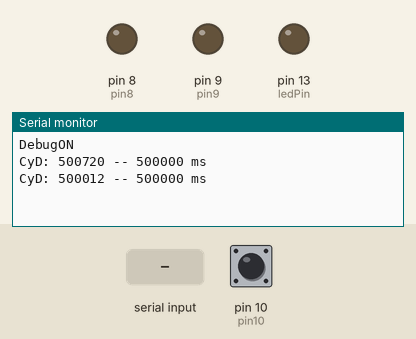
Bench run of a sketch on a simulated Arduino Uno, built with avr-gcc and run on an emulated ATmega328P. Shown: output pins drawn as LEDs (lit = HIGH), the last lines printed to the serial monitor. Inputs (shaded band) come from the test bench; at power-on: pin 10 (pin10) HIGH.

Above: at 1.2 s.
1.3 s: "90,45\n" received over Serial
At 1.46 s:
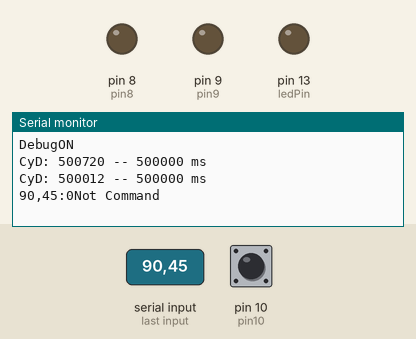
2.8 s: "10\n" received over Serial
At 2.96 s:
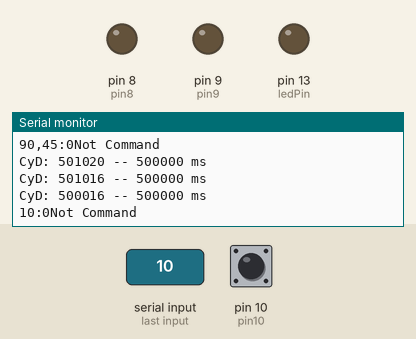
Timing chart, 0 to 5.8 s (numbered marks = the images above; inputs shaded):
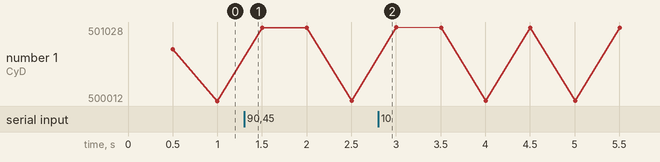

The sketch:

grinding_main.ino
```cpp
#include "my_var.h"
#include "debounce.h"
#include "procedures.h"


void setup() {

 Serial.begin(9600);
 Serial.setTimeout(0);
 Serial.println(FPSTR(DebugON));
   /*/ Настраиваем 8-й пин как выход */
  pinMode(pin8, OUTPUT);
  pinMode(pin9, OUTPUT);
  /*  Настраиваем пин светодиода как выход */
  pinMode(ledPin, OUTPUT);
  pinMode(pin10,  INPUT);
}

void loop() {
// ---- прием команд -----
static bool CmdNotCopmlit =true;

{
        //CmdStr = Serial.readString();
if(CmdNotCopmlit)

  while((lenStrRead = Serial.available())>0){
    char ReadChar = Serial.read();
     if (ReadChar!= 13 ){
      if (ReadChar!= 10){
             CmdStr += ReadChar;
      }else{
        CmdNotCopmlit = false;
        break;
      }

     }

  }else //обработка
  {
    if (CmdStr.equals(HBT)){
      Serial.write('~');
    }else{


          int PosSeparate  = CmdStr.indexOf(SEMICOLON);
          if (PosSeparate != -1){
              CmdParam = CmdStr.substring(PosSeparate+1,CmdStr.length()).toInt();
              CmdStr=CmdStr.substring(0,PosSeparate);
            } else{
              CmdParam =0;
              int LastChar =CmdStr.length() - 1;
              if (CmdStr.charAt(LastChar)==10){//очистка на всякий сл
                  CmdStr=CmdStr.substring(0,LastChar);
                }
              }//if (PosSeparate != -1)
          OldlenStrRead = 0;
            CmdResult =  "Not Command";

          if  (CmdStr.equals(cmdDnOn)){
              CmdResult =  CmdResultOK;
              // Устанавливаем высокий уровень на 8-й пин
              digitalWrite(pin8, HIGH);

              // Включаем встроенный светодиод
              digitalWrite(ledPin, HIGH);
          }//if  (CmdStr.equals(cmdDnOn))

          else if  (CmdStr.equals(cmdDnOff)){
              CmdResult =  CmdResultOK;
              // Устанавливаем низкий уровень на 8-й пин
              digitalWrite(pin8, LOW);

              // Выключаем встроенный светодиод
              digitalWrite(ledPin, LOW);
          }//if (CmdStr.equals(cmdDnOff))
          else if  (CmdStr.equals(cmdUpOn)){
              CmdResult =  CmdResultOK;
              // Устанавливаем высокий уровень на 8-й пин
              digitalWrite(pin9, HIGH);

              // Включаем встроенный светодиод
              digitalWrite(ledPin, HIGH);
          }//if  (CmdStr.equals(cmdUpOn))

          else if  (CmdStr.equals(cmdUpOff)){
              CmdResult =  CmdResultOK;
              // Устанавливаем низкий уровень на 8-й пин
              digitalWrite(pin9, LOW);

              // Выключаем встроенный светодиод
              digitalWrite(ledPin, LOW);
          }//if (CmdStr.equals(cmdUpOff))
          else  if  (CmdStr.equals(SetALLOWANCE)){
              ALLOWANCE = CmdParam;
              CmdResult =  CmdResultOK;

          }//if (CmdStr.equals(SetALLOWANCE))
          else  if  (CmdStr.equals(SetPause)){
              PauseMove = CmdParam;
              CmdResult = CmdResultOK;
          }// else  if  (CmdStr.equals(SetPause))
          else  if  (CmdStr.equals(cmdStart)){
              //Start = true;
              StartMove (ALLOWANCE);
              CmdResult = CmdResultOK;
          }//else  if  (CmdStr.equals(Start))

              Serial.print(CmdStr);
              Serial.print(":");
              Serial.print(CmdParam,DEC);
              Serial.println(CmdResult);
        }//if (CmdStr.equals(HBT)) else
        CmdStr = ""; //обнулить если обработка закончена
        CmdNotCopmlit = true;
  }//if(CmdNotComplit) else
}// end ---прием команд  -----
  CurTime = micros(); // Сохраняем время окончания цикла
  if ((DurationMove = CurTime - EarlyTimeMove)>PauseMove){
          if (NeedPrintSteps){
        Serial.print(" left  - ");
        Serial.println(CurCountStep,DEC);
        NeedPrintSteps = false;
      }
    if (Start){

      if (CurCountStep>0) {
        StepUp();
      }
      else if (CurCountStep<0){
        StepDn();
      }
      else{
        Start=false;
      }
    }
    {// печать продолжительности цикла
    // Выводим результат в последовательный монитор
    Serial.print("CyD: ");
    Serial.print(DurationMove);
    Serial.print(" -- ");
    Serial.print(PauseMove);
    Serial.println(" ms");
    EarlyTimeMove =  CurTime;
    }
  }//if ((DurationMove = CurTime - EarlyTimeMove)>PauseMove)
Debounce();

}
```

debounce.h
```cpp
#ifndef debounce
#define debounce
#define EnoughRepeatNewStat  4
#include "procedures.h"

inline void Debounce(){
    unsigned long DurationdigitalRead;
    static unsigned long EarlyTimeRead = 0,PausedigitalRead = 50;
    static bool EarlyState;

    static int RepeatNewState = 0;
      if ((DurationdigitalRead =  CurTime - EarlyTimeRead)>PausedigitalRead){//антидребезг
      EarlyTimeRead =  CurTime;
      bool CurState;
      if ((CurState=digitalRead(pin10))!=EarlyState){
          RepeatNewState++;
          if(RepeatNewState>EnoughRepeatNewStat){
            RepeatNewState=0;
            EarlyState=CurState;//!!!
            if (!CurState){
              StartMove (ALLOWANCE);
            }
          }//if(RepeatNewState>EnoughRepeatNewStat){
      }else{//if ((bool CurState=digitalRead(pin10))!=EarlyState){
        RepeatNewState=0;
      }

  }//if ((DurationdigitalRead =  CurTime - EarlyTimeRead)>PausedigitalRead)
}
#endif
```

my_var.h
```cpp
#ifndef my_var
#define my_var
unsigned long DnOnTime;
unsigned long EarlyTimeMove, CurTime;
unsigned int  CountStableRead = 0;
#define       CountStableReadOk 20
unsigned long DurationMove, PauseMove               = 500000;

#define FPSTR(pstr) (const __FlashStringHelper *)(pstr)

// Устанавливаем номера пинов
const int pin8 = 8;
const int pin9 = 9;
const int pin10 = 10;
const int ledPin = 13; // Встроенный светодиод на плате

#define SEMICOLON ':'
#define cmdDnOn "DnOn"
#define cmdDnOff "DnOff"
#define cmdUpOn "UpOn"
#define cmdUpOff "UpOff"
#define SetALLOWANCE "allowance"
#define SetPause "SetPause"
#define cmdStart "Start"
// #define HBT "HBT"
#define HBT "~"


#define CmdResultOK " OK"

String CmdStr;
const PROGMEM char DebugON[] = "DebugON";
long CmdParam;
String CmdResult;
int lenStrRead, OldlenStrRead;
int ALLOWANCE, CurCountStep;
bool Start, OutUp, OutDn;

#endif
```

procedures.h
```cpp
#ifndef procedures
#define procedures
#include <TimerOne.h>
inline void StartMoveTimer1(int ALLOWANCE);
inline void StartMove (int ALLOWANCE){
/*               Start = true;
              CurCountStep = ALLOWANCE;  */
                StartMoveTimer1(ALLOWANCE);
}
inline void StepUpISR();
inline void StepDnISR();
inline void StepUp();
inline void StepDn();
inline void StartMoveTimer1(int ALLOWANCE){
    Timer1.initialize(400);
    CurCountStep = ALLOWANCE;
    if (CurCountStep>0){
      Timer1.attachInterrupt(StepUpISR);
    }else if (CurCountStep<0){
      Timer1.attachInterrupt(StepDnISR);
    }
}
inline void StepUpISR(){
          if (CurCountStep>0) {
        StepUp();
      }else{
        // отключаем прерывания по таймеру 1
        Timer1.detachInterrupt();
      }
}
inline void StepDnISR(){
if (CurCountStep<0){
        StepDn();
      }else{
        // отключаем прерывания по таймеру 1
        Timer1.detachInterrupt();
      }
}
bool NeedPrintSteps;
inline void StepUp(){
        CurCountStep--;
        OutDn = !OutDn;
        digitalWrite(pin8, OutDn);
        //  встроенный светодиод
        digitalWrite(ledPin, OutDn);
        NeedPrintSteps = true;
}

inline void StepDn(){
        CurCountStep++;
        OutUp = !OutUp;
        digitalWrite(pin9, OutUp);
        //  встроенный светодиод
        digitalWrite(ledPin, OutUp);
        NeedPrintSteps = true;
}

#endif
```

Measured:
- after the input at 1.3 s, the serial monitor: prints a new line at once (image 1)
- after the input at 2.8 s, the serial monitor: prints a new line at once (image 2)
- plotted number 1: 500012 → 500016 after the input at 1.3 s
